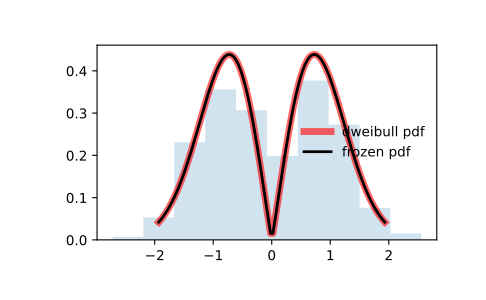

Write the Python code that produced this figure.
from scipy.stats import dweibull
import matplotlib.pyplot as plt
fig, ax = plt.subplots(1, 1)

# Calculate the first four moments:

c = 2.07
mean, var, skew, kurt = dweibull.stats(c, moments='mvsk')

# Display the probability density function (``pdf``):

x = np.linspace(dweibull.ppf(0.01, c),
                dweibull.ppf(0.99, c), 100)
ax.plot(x, dweibull.pdf(x, c),
       'r-', lw=5, alpha=0.6, label='dweibull pdf')

# Alternatively, the distribution object can be called (as a function)
# to fix the shape, location and scale parameters. This returns a "frozen"
# RV object holding the given parameters fixed.

# Freeze the distribution and display the frozen ``pdf``:

rv = dweibull(c)
ax.plot(x, rv.pdf(x), 'k-', lw=2, label='frozen pdf')

# Check accuracy of ``cdf`` and ``ppf``:

vals = dweibull.ppf([0.001, 0.5, 0.999], c)
np.allclose([0.001, 0.5, 0.999], dweibull.cdf(vals, c))
# True

# Generate random numbers:

r = dweibull.rvs(c, size=1000)

# And compare the histogram:

ax.hist(r, density=True, histtype='stepfilled', alpha=0.2)
ax.legend(loc='best', frameon=False)
plt.show()
